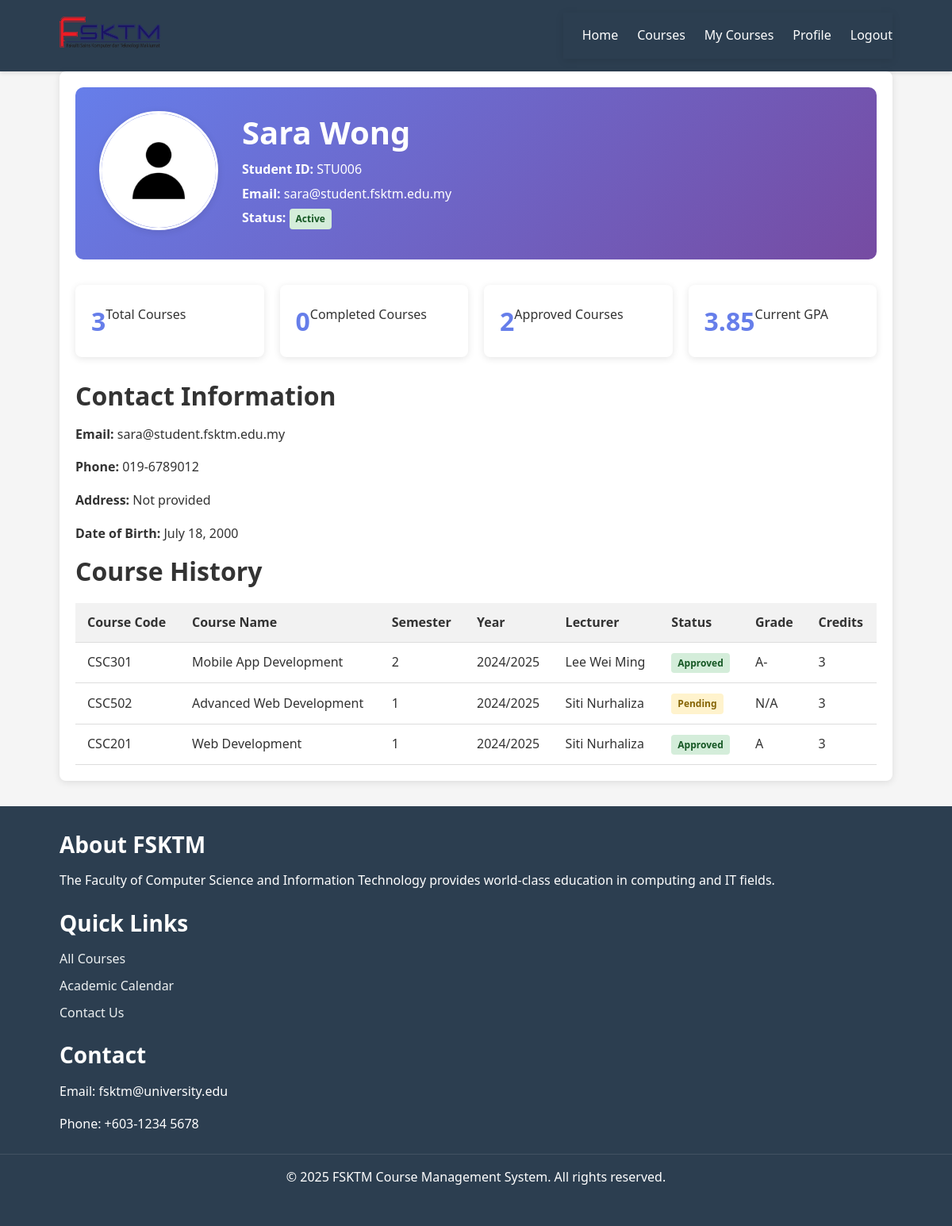
/pages/student/student-profile.php?id=12 (signed in), run on an earlier commit of the app's database.
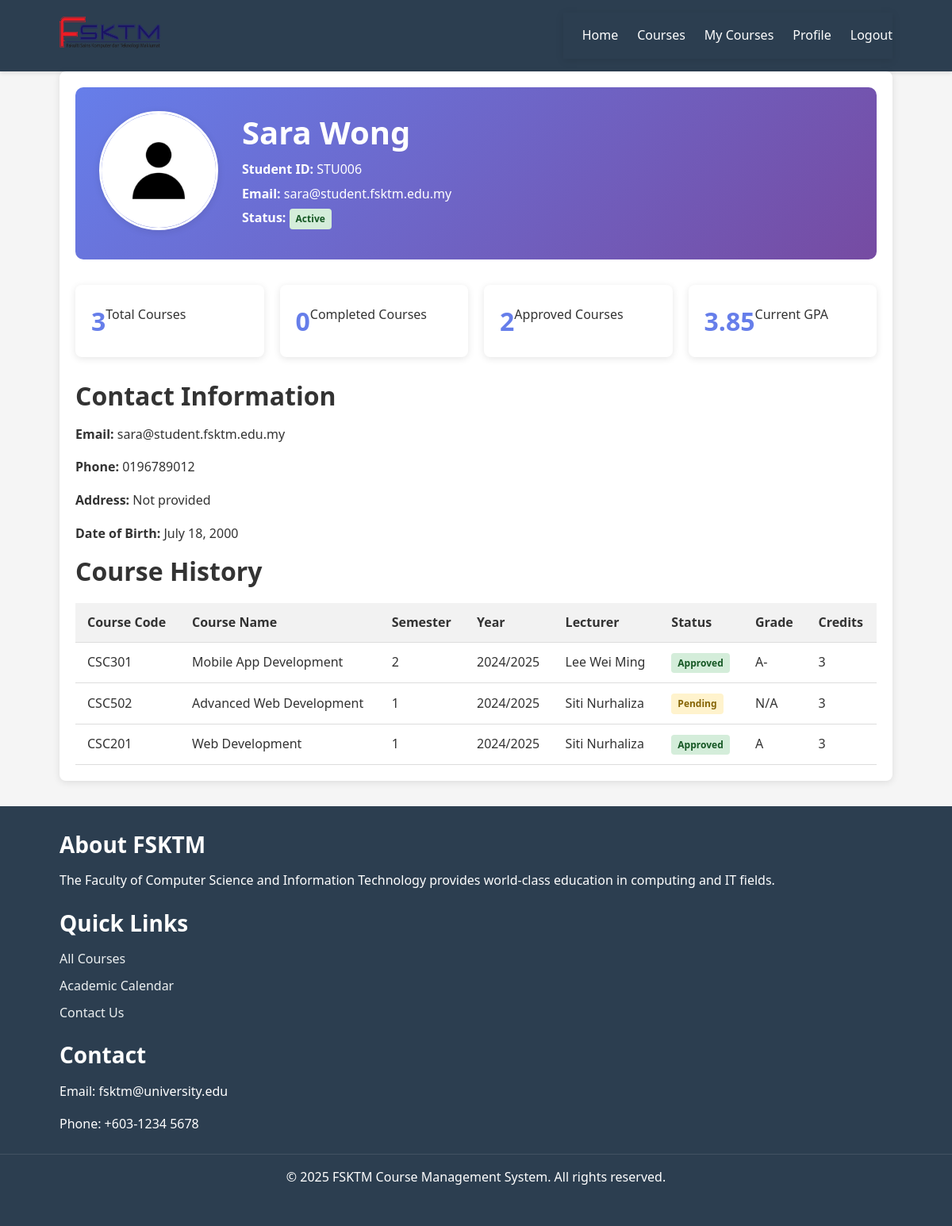
And on a later commit of the database.
### tables this page shows
CREATE TABLE `users` (
  `user_id` int(11) NOT NULL,
  `username` varchar(50) NOT NULL,
  `email` varchar(100) NOT NULL,
  `password` varchar(255) NOT NULL,
  `first_name` varchar(50) NOT NULL,
  `last_name` varchar(50) NOT NULL,
  `user_type` enum('student','lecturer','admin') DEFAULT 'student',
  `profile_picture` varchar(255) DEFAULT 'default-avatar.png',
  `phone` varchar(20) DEFAULT NULL,
  `date_of_birth` date DEFAULT NULL,
  `student_id` varchar(20) DEFAULT NULL,
  `staff_id` varchar(20) DEFAULT NULL,
  `address` text DEFAULT NULL,
  `department` varchar(100) DEFAULT NULL,
  `created_at` timestamp NOT NULL DEFAULT current_timestamp(),
  `updated_at` timestamp NOT NULL DEFAULT current_timestamp() ON UPDATE current_timestamp(),
  `is_active` tinyint(1) DEFAULT 1,
  `last_login` timestamp NULL DEFAULT NULL
);

CREATE TABLE `registrations` (
  `registration_id` int(11) NOT NULL,
  `user_id` int(11) NOT NULL,
  `course_id` int(11) NOT NULL,
  `registration_date` timestamp NOT NULL DEFAULT current_timestamp(),
  `status` enum('pending','approved','rejected','dropped','completed') DEFAULT 'pending',
  `grade` varchar(3) DEFAULT NULL,
  `attendance_percentage` decimal(5,2) DEFAULT 0.00,
  `final_marks` decimal(5,2) DEFAULT 0.00,
  `notes` text DEFAULT NULL
);

CREATE TABLE `courses` (
  `course_id` int(11) NOT NULL,
  `course_code` varchar(10) NOT NULL,
  `course_name` varchar(100) NOT NULL,
  `description` text DEFAULT NULL,
  `credits` int(11) NOT NULL DEFAULT 3,
  `semester` enum('1','2','3') NOT NULL,
  `academic_year` varchar(9) NOT NULL,
  `max_students` int(11) DEFAULT 40,
  `current_enrolled` int(11) DEFAULT 0,
  `instructor_id` int(11) DEFAULT NULL,
  `schedule_day` varchar(20) DEFAULT NULL,
  `schedule_time` varchar(50) DEFAULT NULL,
  `classroom` varchar(20) DEFAULT NULL,
  `course_image` varchar(255) DEFAULT 'default-course.jpg',
  `prerequisites` text DEFAULT NULL,
  `category_id` int(11) DEFAULT NULL,
  `is_active` tinyint(1) DEFAULT 1,
  `created_at` timestamp NOT NULL DEFAULT current_timestamp(),
  `updated_at` timestamp NOT NULL DEFAULT current_timestamp() ON UPDATE current_timestamp()
);

### pages/student/student-profile.php (the view, shortened to what the rows shown need)
<?php
$db = new Database();
$conn = $db->getConnection();
$student_id = filter_input(INPUT_GET, 'id', FILTER_SANITIZE_NUMBER_INT);
$query = "SELECT
            u.user_id, u.username, u.email, u.first_name, u.last_name,
            u.profile_picture, u.phone, u.date_of_birth, u.student_id,
            u.address, u.department, u.created_at, u.is_active
          FROM users u
          WHERE u.user_id = ? AND u.user_type = 'student'";
$stmt = $conn->prepare($query);
$stmt->bind_param("i", $student_id);
if (!$stmt->execute()) {
    $_SESSION['error'] = "Execution error: " . $stmt->error;
    redirect('/pages/my-courses.php');
}
$result = $stmt->get_result();
$student = $result->fetch_assoc();
$query = "SELECT
            r.*, c.course_code, c.course_name, c.credits, c.semester, c.academic_year,
            cc.category_name, cc.color_code,
            CONCAT(u.first_name, ' ', u.last_name) AS lecturer_name
          FROM registrations r
          JOIN courses c ON r.course_id = c.course_id
          LEFT JOIN course_categories cc ON c.category_id = cc.category_id
          LEFT JOIN users u ON c.instructor_id = u.user_id
          WHERE r.user_id = ?
          ORDER BY c.academic_year DESC, c.semester DESC, c.course_name";
$stmt = $conn->prepare($query);
$stmt->bind_param("i", $student_id);
$stmt->execute();
$result = $stmt->get_result();
$courses = $result->fetch_all(MYSQLI_ASSOC);
include '../../includes/header.php';
?>
<div class="profile-container">
    <div class="profile-header">
        <div class="profile-content">
            <div class="profile-info">
                <h1><?php echo htmlspecialchars($student['first_name'] . ' ' . $student['last_name']); ?></h1>
                <p><strong>Student ID:</strong> <?php echo htmlspecialchars($student['student_id']); ?></p>
                <p><strong>Email:</strong> <?php echo htmlspecialchars($student['email']); ?></p>
                <p><strong>Status:</strong>
                    <span class="status-badge <?php echo $student['is_active'] ? 'active' : 'inactive'; ?>">
                    </span>
                </p>
            </div>
        </div>
    </div>
    <h2>Contact Information</h2>
    <div class="contact-info">
        <p><strong>Email:</strong> <?php echo htmlspecialchars($student['email']); ?></p>
        <p><strong>Phone:</strong> <?php echo htmlspecialchars($student['phone'] ?? 'Not provided'); ?></p>
        <p><strong>Address:</strong> <?php echo htmlspecialchars($student['address'] ?? 'Not provided'); ?></p>
        <p><strong>Date of Birth:</strong> <?php echo !empty($student['date_of_birth']) ? date('F j, Y', strtotime($student['date_of_birth'])) : 'Not provided'; ?></p>
    </div>
    <h2>Course History</h2>
    <?php if (!empty($courses)): ?>
        <div class="table-responsive">
            <table class="course-table">
                <thead>
                    <tr>
                        <th>Course Code</th>
                        <th>Course Name</th>
                        <th>Semester</th>
                        <th>Year</th>
                        <th>Lecturer</th>
                        <th>Status</th>
                        <th>Grade</th>
                        <th>Credits</th>
                    </tr>
                </thead>
                <tbody>
                    <?php foreach ($courses as $course): ?>
                        <tr>
                            <td><?php echo htmlspecialchars($course['course_code']); ?></td>
                            <td><?php echo htmlspecialchars($course['course_name']); ?></td>
                            <td><?php echo htmlspecialchars($course['semester']); ?></td>
                            <td><?php echo htmlspecialchars($course['academic_year']); ?></td>
                            <td><?php echo htmlspecialchars($course['lecturer_name'] ?? 'Not assigned'); ?></td>
                            <td>
                                <span class="status-badge <?php echo strtolower($course['status']); ?>">
                                    <?php echo ucfirst($course['status']); ?>
                                </span>
                            </td>
                            <td><?php echo !empty($course['grade']) ? $course['grade'] : 'N/A'; ?></td>
                            <td><?php echo $course['credits']; ?></td>
                        </tr>
                    <?php endforeach; ?>
                </tbody>
            </table>
        </div>
    <?php else: ?>
        <p>No course registrations found for this student.</p>
    <?php endif; ?>
</div>
<?php include '../../includes/footer.php'; ?>

What changed in the data, as far as the page shows it:
changed users "Sara Wong": phone "019-6789012" → "0196789012"
